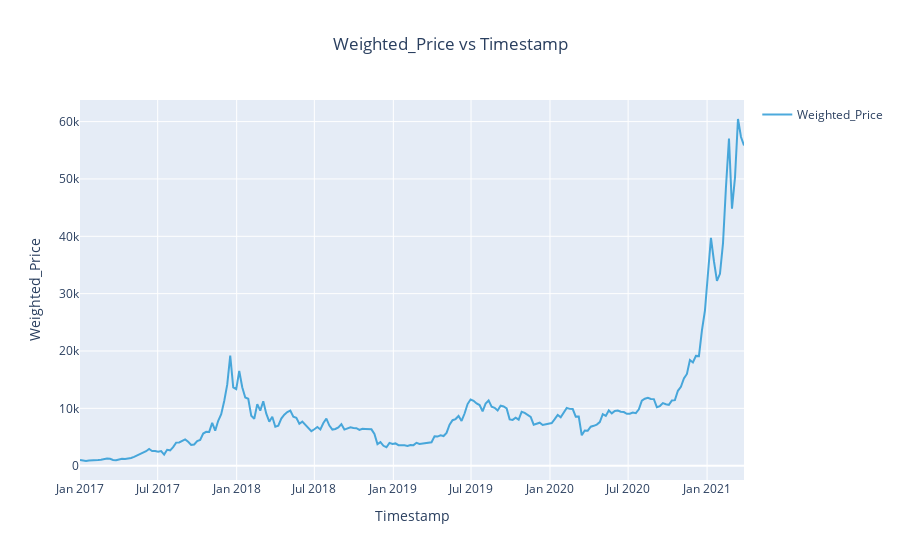

Here is the notebook cell this chart was saved with:
### Code cell
fig = result.timeseries.plot()
fig.show()

### Figure 1 — Plotly figure (JSON) as saved in the notebook; plotly's stock layout.template omitted (floating-point values rounded to 4 significant figures; data arrays with more than 128 entries replaced by an {"elided": "..."} marker saying what was removed)
{"data": [{"line": {"color": "rgb(32, 149, 212)"}, "mode": "lines", "name": "Weighted_Price", "opacity": 0.8, "type": "scatter", "x": {"elided": "222 str values"}, "y": {"elided": "222 float values"}}], "layout": {"legend": {"traceorder": "reversed"}, "showlegend": true, "title": {"text": "Weighted_Price vs Timestamp", "x": 0.5}, "xaxis": {"title": {"text": "Timestamp"}}, "yaxis": {"title": {"text": "Weighted_Price"}}}}
